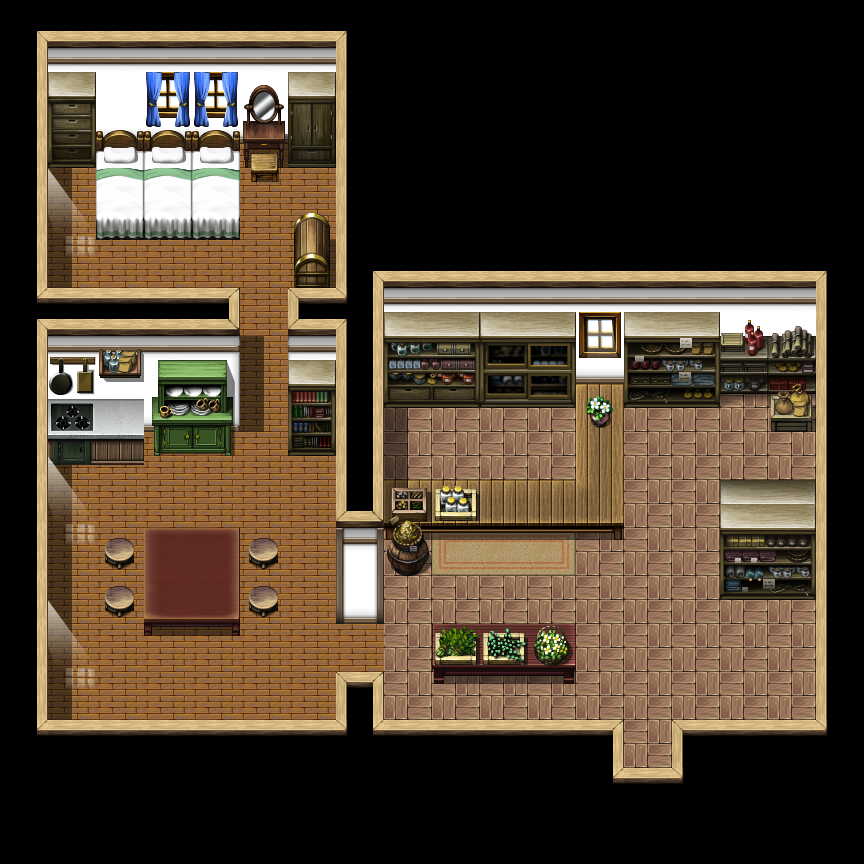

A level layout from a 2D game, rendered from its tile map. Below: a short description, then the map file with tile-grid data replaced by summaries:
An orthogonal 36x36 tile map with 24x24 px tiles, 9 tile layers (under0_none, under1_ground, under2_items, under3_none, ...), 4 tilesets and 46 objects (13x inv, 2x lastdenn, carpet, note_flowers, man03, ...).

<map version="1.11" tiledversion="1.12.2" orientation="orthogonal" renderorder="right-down" width="36" height="36" tilewidth="24" tileheight="24" infinite="0" nextlayerid="21" nextobjectid="51">
 <properties>
  <property name="bgm" value="bgm_inn" />
  <property name="step_sound" value="wood" />
 </properties>
 <tileset firstgid="1" name="lastdenn_item_shop" tilewidth="24" tileheight="24" tilecount="988" columns="38">
  <image source="tilesets/lastdenn_item_shop.png" width="912" height="624" />
 </tileset>
 <tileset firstgid="989" source="tilesets/fsm_inside01_d.tsx" />
 <tileset firstgid="2013" source="tilesets/fsm_inside01_b.tsx" />
 <tileset firstgid="3037" source="tilesets/fsm_inside01_c.tsx" />
 <layer id="2" name="under0_none" width="36" height="36">
  <data>[1296 cells, 0 non-empty, 0 distinct tile ids]</data>
 </layer>
 <layer id="1" name="under1_ground" width="36" height="36">
  <data>[1296 cells, 1248 non-empty, 287 distinct tile ids]</data>
 </layer>
 <layer id="3" name="under2_items" width="36" height="36">
  <data>[1296 cells, 1 non-empty, 1 distinct tile ids]</data>
 </layer>
 <layer id="4" name="under3_none" width="36" height="36">
  <data>[1296 cells, 0 non-empty, 0 distinct tile ids]</data>
 </layer>
 <layer id="5" name="under4_none" width="36" height="36">
  <data>[1296 cells, 0 non-empty, 0 distinct tile ids]</data>
 </layer>
 <layer id="6" name="under5_none" width="36" height="36">
  <data>[1296 cells, 0 non-empty, 0 distinct tile ids]</data>
 </layer>
 <layer id="7" name="over6_objects" width="36" height="36">
  <data>[1296 cells, 52 non-empty, 13 distinct tile ids]</data>
 </layer>
 <layer id="8" name="over7_lights" width="36" height="36">
  <data>[1296 cells, 12 non-empty, 4 distinct tile ids]</data>
 </layer>
 <layer id="9" name="over8_none" width="36" height="36">
  <data>[1296 cells, 0 non-empty, 0 distinct tile ids]</data>
 </layer>
 <objectgroup color="#0055ff" id="11" name="sound">
  <object id="27" name="carpet" x="432" y="534" width="144" height="42" />
 </objectgroup>
 <objectgroup color="#aa0000" id="12" name="collision">
  <object id="3" x="672" y="744" width="192" height="120" />
  <object id="4" x="0" y="744" width="624" height="120" />
  <object id="6" x="816" y="384" width="48" height="360" />
  <object id="7" x="0" y="168" width="48" height="576" />
  <object id="8" x="336" y="696" width="48" height="48" />
  <object id="9" x="336" y="384" width="48" height="240" />
  <object id="10" x="336" y="0" width="528" height="384" />
  <object id="11" x="0" y="0" width="336" height="168" />
  <object id="12" x="96" y="168" width="144" height="72" />
  <object id="13" x="48" y="312" width="192" height="144" />
  <object id="14" x="288" y="312" width="48" height="144" />
  <object id="15" x="144" y="528" width="96" height="108" />
  <object id="16" x="108" y="534" width="36" height="78" />
  <object id="17" x="240" y="534" width="36" height="78" />
  <object id="18" x="720" y="504" width="96" height="96" />
  <object id="20" x="384" y="384" width="240" height="150" />
  <object id="21" x="384" y="534" width="48" height="42" />
  <object id="22" x="432" y="624" width="144" height="54" />
  <object id="23" x="624" y="384" width="96" height="24" />
  <object id="24" x="768" y="384" width="48" height="48" />
  <object id="25" x="720" y="384" width="48" height="12" />
  <object id="26" x="288" y="240" width="48" height="48" />
  <object id="28" x="48" y="456" width="96" height="6" />
  <object id="29" x="624" y="816" width="48" height="48" />
  <object id="30" x="336" y="624" width="24" height="72" />
 </objectgroup>
 <objectgroup color="#5500ff" id="13" name="rest">
  <object id="50" name="note_flowers" x="582" y="408" width="36" height="24" />
 </objectgroup>
 <objectgroup color="#55ff7f" id="14" name="npc">
  <object id="32" name="man03" type="inv" x="336" y="768" width="6" height="6">
   <properties>
    <property name="conversation" value="lastdenn_item_shop_dont" />
   </properties>
  </object>
  <object id="33" name="man03" x="504" y="456" width="48" height="24">
   <properties>
    <property name="conversation" value="resourceshop_lastdenn" />
    <property name="direction" value="south" />
   </properties>
  </object>
  <object id="34" name="man03" type="inv" x="504" y="504" width="48" height="12">
   <properties>
    <property name="conversation" value="resourceshop_lastdenn" />
   </properties>
  </object>
  <object id="35" name="woman01" type="w" x="120" y="480" width="48" height="24" />
  <object id="36" name="girl08" x="96" y="546" width="48" height="24">
   <properties>
    <property name="direction" value="east" />
   </properties>
  </object>
  <object id="37" name="man03" type="inv" x="624" y="372" width="48" height="24">
   <properties>
    <property name="conversation" value="lastdenn_item_shop_come" />
   </properties>
  </object>
  <object id="39" name="man03" type="inv" x="768" y="402" width="48" height="24">
   <properties>
    <property name="conversation" value="lastdenn_item_shop_come" />
   </properties>
  </object>
  <object id="40" name="man03" type="inv" x="720" y="576" width="48" height="24">
   <properties>
    <property name="conversation" value="lastdenn_item_shop_come" />
   </properties>
  </object>
  <object id="41" name="man03" type="inv" x="384" y="540" width="48" height="24">
   <properties>
    <property name="conversation" value="lastdenn_item_shop_come" />
   </properties>
  </object>
  <object id="42" name="man03" type="inv" x="432" y="504" width="48" height="24">
   <properties>
    <property name="conversation" value="lastdenn_item_shop_come" />
   </properties>
  </object>
  <object id="43" name="man03" type="inv" x="432" y="636" width="48" height="24">
   <properties>
    <property name="conversation" value="lastdenn_item_shop_come" />
   </properties>
  </object>
  <object id="44" name="man03" type="inv" x="528" y="636" width="48" height="24">
   <properties>
    <property name="conversation" value="lastdenn_item_shop_come" />
   </properties>
  </object>
  <object id="46" name="man03" type="inv" x="480" y="636" width="48" height="24">
   <properties>
    <property name="conversation" value="lastdenn_item_shop_come" />
   </properties>
  </object>
  <object id="47" name="man03" type="inv" x="768" y="576" width="48" height="24">
   <properties>
    <property name="conversation" value="lastdenn_item_shop_come" />
   </properties>
  </object>
  <object id="48" name="man03" type="inv" x="672" y="372" width="48" height="24">
   <properties>
    <property name="conversation" value="lastdenn_item_shop_come" />
   </properties>
  </object>
  <object id="49" name="man03" type="inv" x="720" y="372" width="48" height="24">
   <properties>
    <property name="conversation" value="lastdenn_item_shop_come" />
   </properties>
  </object>
 </objectgroup>
 <objectgroup color="#55aaff" id="15" name="spawn">
  <object id="1" name="lastdenn" x="624" y="768" width="48" height="24" />
 </objectgroup>
 <objectgroup color="#ffff7f" id="16" name="portal">
  <object id="2" name="lastdenn" x="624" y="792" width="48" height="24" />
 </objectgroup>
 <objectgroup color="#ff00ff" id="18" name="quest" />
 <objectgroup color="#ff55ff" id="19" name="event">
  <object id="31" name="event_lastdenn_item_shop" type="discover" x="360" y="624" width="6" height="72" />
 </objectgroup>
 <objectgroup color="#aaff00" id="20" name="scheduled" />
</map>
